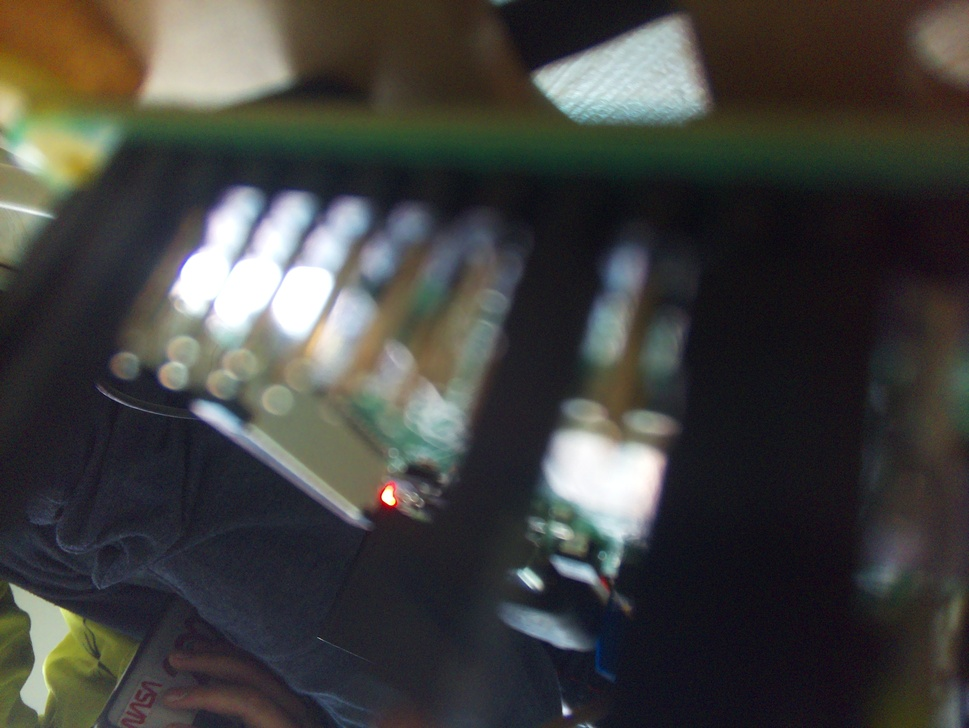
#> input picture NUVU/foto.jpg, 969 x 728 px, shrunk from 3280 x 2464 before the run, given in place of the camera
$ python camera_counter.py
#> lines starting #> are read from the running program, lines starting #| are printed output that depends on the picture; after the words box and inside, x2 and y2 are one past the last pixel; in counts of white or black regions, pixels touching at a corner belong together

import cv2
import numpy as np

# ===================== CONFIGURACIÓN AJUSTABLE =====================
# Parámetros para detección de color (espacio HSV)
COLOR_RANGES = {
    "red": {
        "lower1": [0, 100, 100],    # Rojo (rango bajo)
        "upper1": [10, 255, 255],
        "lower2": [160, 100, 100],   # Rojo (rango alto)
        "upper2": [180, 255, 255]
    },
    "green": {
        "lower": [40, 50, 50],      # Verde
        "upper": [90, 255, 255]
    }
}

# Parámetros de filtrado de contornos
MIN_AREA = 500           # Área mínima para considerar un objeto (píxeles)
BLUR_SIZE = (5, 5)       # Tamaño del kernel para desenfoque gaussiano

# Configuración de visualización
DISPLAY_TEXT_COLOR = {
    "red": (0, 0, 255),  # BGR: Rojo
    "green": (0, 255, 0) # BGR: Verde
}
TEXT_POSITION = {
    "red": (10, 30),     # Posición (x, y) del texto para rojos
    "green": (10, 70)    # Posición (x, y) del texto para verdes
}
FONT = cv2.FONT_HERSHEY_SIMPLEX
FONT_SCALE = 1
FONT_THICKNESS = 2

# ===================== FUNCIONES PRINCIPALES =====================
def apply_color_mask(hsv_frame, color_config):
    """Aplica máscaras de color para un rango específico."""
    if color_config.get("lower2"):  # Caso especial para rojo (2 rangos)
        lower1 = np.array(color_config["lower1"])
        upper1 = np.array(color_config["upper1"])
        lower2 = np.array(color_config["lower2"])
        upper2 = np.array(color_config["upper2"])
        mask1 = cv2.inRange(hsv_frame, lower1, upper1)
        mask2 = cv2.inRange(hsv_frame, lower2, upper2)
        return mask1 + mask2
    else:
        lower = np.array(color_config["lower"])
        upper = np.array(color_config["upper"])
        return cv2.inRange(hsv_frame, lower, upper)

def count_objects(mask, min_area):
    """Cuenta objetos válidos en una máscara binaria."""
    contours, _ = cv2.findContours(mask, cv2.RETR_TREE, cv2.CHAIN_APPROX_SIMPLE)
    return len([cnt for cnt in contours if cv2.contourArea(cnt) > min_area])

def main():
    # Inicializar cámara
    cap = cv2.VideoCapture(0)
    if not cap.isOpened():
        print("Error: No se pudo acceder a la cámara.")
        return

    try:
        while True:
            ret, frame = cap.read()
#> frame is the input picture: shape (728, 969, 3); mean B, G, R 63.3, 65.8, 66.3
            if not ret:
                print("Error: Frame no válido.")
                break

            # Preprocesamiento
            blurred = cv2.GaussianBlur(frame, BLUR_SIZE, 0)
            hsv = cv2.cvtColor(blurred, cv2.COLOR_BGR2HSV)
#> hsv: shape (728, 969, 3); mean H, S, V 86.5, 67.3, 73.9

            # Detección de colores
            mask_red = apply_color_mask(hsv, COLOR_RANGES["red"])
#> in apply_color_mask, `lower1 = np.array(color_config["lower1"])`: lower1 = [0, 100, 100]
#> in apply_color_mask, `upper1 = np.array(color_config["upper1"])`: upper1 = [10, 255, 255]
#> in apply_color_mask, `lower2 = np.array(color_config["lower2"])`: lower2 = [160, 100, 100]
#> in apply_color_mask, `upper2 = np.array(color_config["upper2"])`: upper2 = [180, 255, 255]
#> in apply_color_mask, `mask1 = cv2.inRange(hsv_frame, lower1, upper1)`:
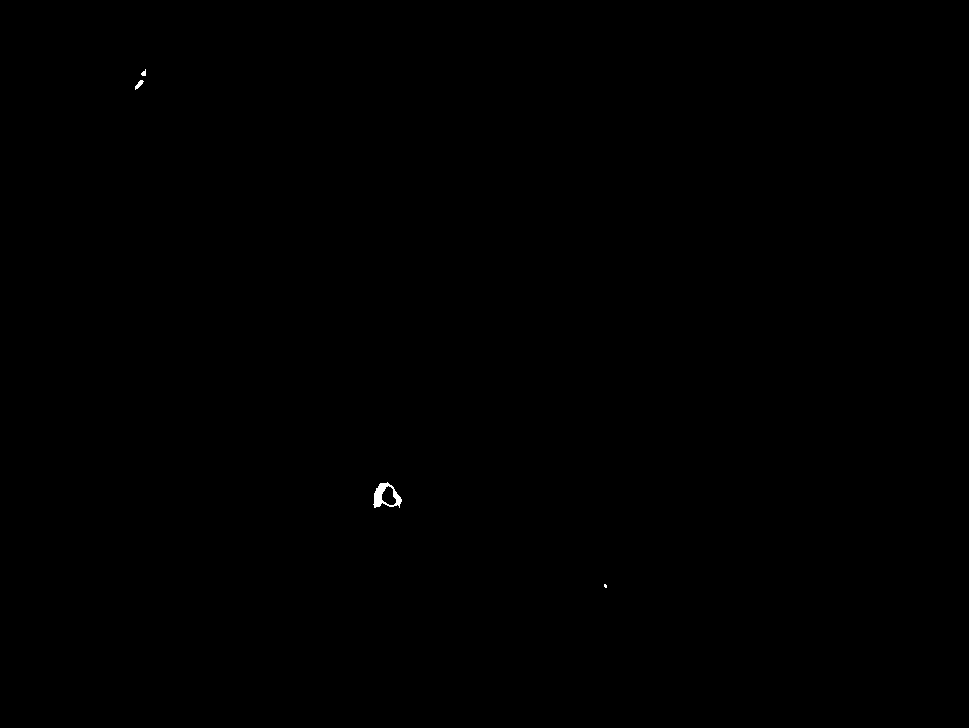
#> mask1: shape (728, 969); 0.06% white; 4 white regions (1 under 20 px), largest, box (x1, y1, x2, y2) and area: (373, 482, 402, 508) 333, (135, 80, 144, 90) 41, (141, 69, 146, 76) 23
#> in apply_color_mask, `mask2 = cv2.inRange(hsv_frame, lower2, upper2)`: mask2: shape (728, 969); 0.02% white; 4 white regions (2 under 20 px), largest, box (x1, y1, x2, y2) and area: (380, 503, 399, 510) 65, (388, 481, 397, 491) 46
#> in apply_color_mask, `return mask1 + mask2`: returned value: shape (728, 969); 0.08% white; 4 white regions, box (x1, y1, x2, y2) and area: (373, 481, 402, 510) 444, (135, 80, 144, 90) 41, (601, 579, 607, 589) 27, (141, 69, 146, 76) 23
            mask_green = apply_color_mask(hsv, COLOR_RANGES["green"])
#> in apply_color_mask (call 2), `lower = np.array(color_config["lower"])`: lower = [40, 50, 50]
#> in apply_color_mask (call 2), `upper = np.array(color_config["upper"])`: upper = [90, 255, 255]
#> in apply_color_mask (call 2), `return cv2.inRange(hsv_frame, lower, upper)`:
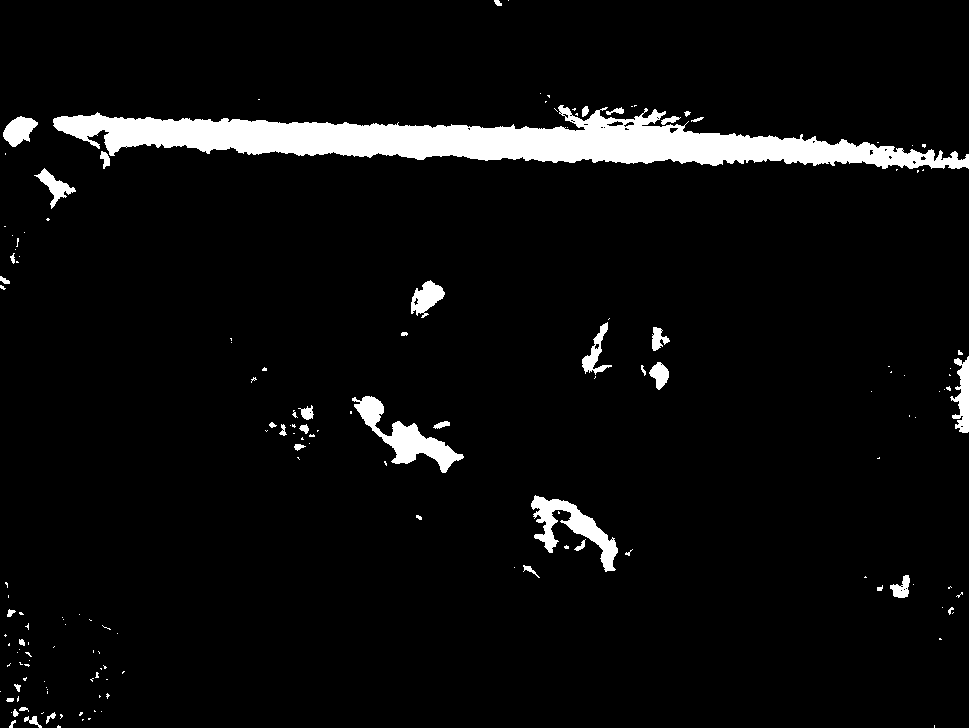
#> returned value: shape (728, 969); 5.3% white; 160 white regions (117 under 20 px)

            # Conteo de objetos
            red_count = count_objects(mask_red, MIN_AREA)
#> in count_objects, `contours, _ = cv2.findContours(mask, cv2.RETR_TREE, cv2.CHAIN_APPROX_S..`: contours = 5 contours, 2 with area under 20; largest, box (x1, y1, x2, y2) and area: (373, 481, 402, 510) 574, (381, 485, 397, 506) 200, (135, 80, 144, 90) 30
#> red_count = 1
            green_count = count_objects(mask_green, MIN_AREA)
#> in count_objects (call 2), `contours, _ = cv2.findContours(mask, cv2.RETR_TREE, cv2.CHAIN_APPROX_S..`: contours = 197 contours, 160 with area under 20; largest, box (x1, y1, x2, y2) and area: (53, 105, 969, 169) 25542, (352, 396, 464, 473) 2364, (531, 495, 618, 572) 1984, (950, 356, 969, 433) 696, (411, 280, 445, 318) 659
#> green_count = 6

            # Visualización
            cv2.putText(frame, f"ROJOS: {red_count}",
                        TEXT_POSITION["red"], FONT, FONT_SCALE,
                        DISPLAY_TEXT_COLOR["red"], FONT_THICKNESS)
            cv2.putText(frame, f"VERDES: {green_count}",
                        TEXT_POSITION["green"], FONT, FONT_SCALE,
                        DISPLAY_TEXT_COLOR["green"], FONT_THICKNESS)
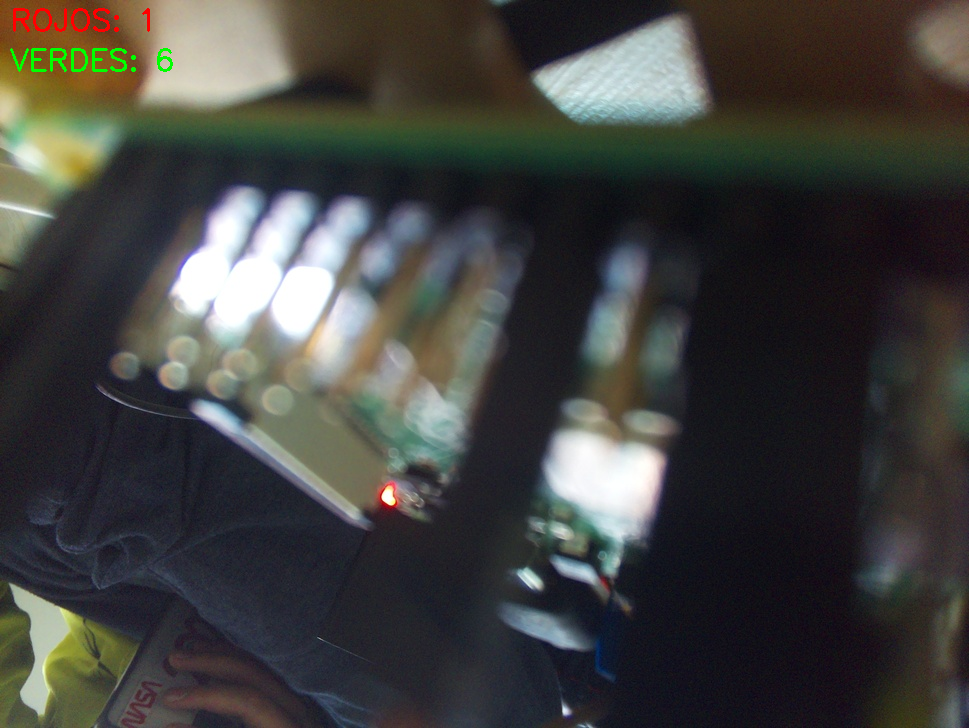
#> frame: shape (728, 969, 3); mean B, G, R 63.2, 66, 66.2

            cv2.imshow("Deteccion de Objetos", frame)

            # Salir con 'q'
            if cv2.waitKey(1) & 0xFF == ord('q'):
#> (key q is pressed here)
                break

    finally:
        cap.release()
        cv2.destroyAllWindows()

if __name__ == "__main__":
    main()
